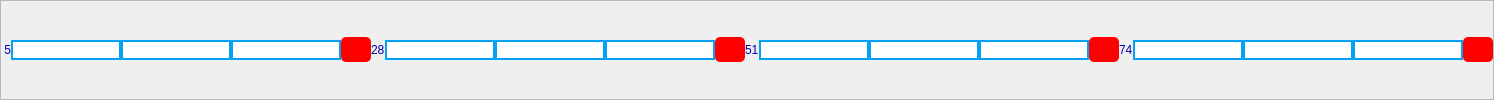
           <widget class="QFrame" name="frame_28">
            <property name="frameShape">
             <enum>QFrame::StyledPanel</enum>
            </property>
            <property name="frameShadow">
             <enum>QFrame::Raised</enum>
            </property>
            <layout class="QHBoxLayout" name="horizontalLayout_20">
             <property name="spacing">
              <number>0</number>
             </property>
             <property name="leftMargin">
              <number>0</number>
             </property>
             <property name="topMargin">
              <number>0</number>
             </property>
             <property name="rightMargin">
              <number>0</number>
             </property>
             <property name="bottomMargin">
              <number>0</number>
             </property>
             <item>
              <widget class="QLabel" name="label_71">
               <property name="styleSheet">
                <string notr="true">color:rgb(0, 0, 173); 
font: 75 8pt &quot;MS Shell Dlg 2&quot;;</string>
               </property>
               <property name="text">
                <string> 5</string>
               </property>
              </widget>
             </item>
             <item>
              <widget class="QLineEdit" name="lineEdit_211">
               <property name="styleSheet">
                <string notr="true">border: 2px solid  rgb(5, 161, 245); 
background-color: rgb(255, 255, 255);
</string>
               </property>
              </widget>
             </item>
             <item>
              <widget class="QLineEdit" name="lineEdit_212">
               <property name="styleSheet">
                <string notr="true">border: 2px solid  rgb(5, 161, 245); 
background-color: rgb(255, 255, 255);
</string>
               </property>
              </widget>
             </item>
             <item>
              <widget class="QLineEdit" name="lineEdit_213">
               <property name="styleSheet">
                <string notr="true">border: 2px solid  rgb(5, 161, 245); 
background-color: rgb(255, 255, 255);
</string>
               </property>
              </widget>
             </item>
             <item>
              <widget class="QPushButton" name="pushButton_141">
               <property name="minimumSize">
                <size>
                 <width>0</width>
                 <height>25</height>
                </size>
               </property>
               <property name="maximumSize">
                <size>
                 <width>30</width>
                 <height>16777215</height>
                </size>
               </property>
               <property name="styleSheet">
                <string notr="true">background-color: rgb(0, 0, 0);
background-color: rgb(255, 0, 0);
border-radius: 5px;</string>
               </property>
               <property name="text">
                <string/>
               </property>
              </widget>
             </item>
             <item>
              <widget class="QLabel" name="label_72">
               <property name="styleSheet">
                <string notr="true">color:rgb(0, 0, 173); 
font: 75 8pt &quot;MS Shell Dlg 2&quot;;</string>
               </property>
               <property name="text">
                <string>28</string>
               </property>
              </widget>
             </item>
             <item>
              <widget class="QLineEdit" name="lineEdit_214">
               <property name="styleSheet">
                <string notr="true">border: 2px solid  rgb(5, 161, 245); 
background-color: rgb(255, 255, 255);
</string>
               </property>
              </widget>
             </item>
             <item>
              <widget class="QLineEdit" name="lineEdit_215">
               <property name="styleSheet">
                <string notr="true">border: 2px solid  rgb(5, 161, 245); 
background-color: rgb(255, 255, 255);
</string>
               </property>
              </widget>
             </item>
             <item>
              <widget class="QLineEdit" name="lineEdit_216">
               <property name="styleSheet">
                <string notr="true">border: 2px solid  rgb(5, 161, 245); 
background-color: rgb(255, 255, 255);
</string>
               </property>
              </widget>
             </item>
             <item>
              <widget class="QPushButton" name="pushButton_142">
               <property name="minimumSize">
                <size>
                 <width>0</width>
                 <height>25</height>
                </size>
               </property>
               <property name="maximumSize">
                <size>
                 <width>30</width>
                 <height>16777215</height>
                </size>
               </property>
               <property name="styleSheet">
                <string notr="true">background-color: rgb(0, 0, 0);
background-color: rgb(255, 0, 0);
border-radius: 5px;</string>
               </property>
               <property name="text">
                <string/>
               </property>
              </widget>
             </item>
             <item>
              <widget class="QLabel" name="label_73">
               <property name="styleSheet">
                <string notr="true">color:rgb(0, 0, 173); 
font: 75 8pt &quot;MS Shell Dlg 2&quot;;</string>
               </property>
               <property name="text">
                <string>51</string>
               </property>
              </widget>
             </item>
             <item>
              <widget class="QLineEdit" name="lineEdit_217">
               <property name="styleSheet">
                <string notr="true">border: 2px solid  rgb(5, 161, 245); 
background-color: rgb(255, 255, 255);
</string>
               </property>
              </widget>
             </item>
             <item>
              <widget class="QLineEdit" name="lineEdit_218">
               <property name="styleSheet">
                <string notr="true">border: 2px solid  rgb(5, 161, 245); 
background-color: rgb(255, 255, 255);
</string>
               </property>
              </widget>
             </item>
             <item>
              <widget class="QLineEdit" name="lineEdit_219">
               <property name="styleSheet">
                <string notr="true">border: 2px solid  rgb(5, 161, 245); 
background-color: rgb(255, 255, 255);
</string>
               </property>
              </widget>
             </item>
             <item>
              <widget class="QPushButton" name="pushButton_143">
               <property name="minimumSize">
                <size>
                 <width>0</width>
                 <height>25</height>
                </size>
               </property>
               <property name="maximumSize">
                <size>
                 <width>30</width>
                 <height>16777215</height>
                </size>
               </property>
               <property name="styleSheet">
                <string notr="true">background-color: rgb(0, 0, 0);
background-color: rgb(255, 0, 0);
border-radius: 5px;</string>
               </property>
               <property name="text">
                <string/>
               </property>
              </widget>
             </item>
             <item>
              <widget class="QLabel" name="label_77">
               <property name="styleSheet">
                <string notr="true">color:rgb(0, 0, 173); 
font: 75 8pt &quot;MS Shell Dlg 2&quot;;</string>
               </property>
               <property name="text">
                <string>74</string>
               </property>
              </widget>
             </item>
             <item>
              <widget class="QLineEdit" name="lineEdit_30">
               <property name="styleSheet">
                <string notr="true">border: 2px solid  rgb(5, 161, 245); 
background-color: rgb(255, 255, 255);
</string>
               </property>
              </widget>
             </item>
             <item>
              <widget class="QLineEdit" name="lineEdit_29">
               <property name="styleSheet">
                <string notr="true">border: 2px solid  rgb(5, 161, 245); 
background-color: rgb(255, 255, 255);
</string>
               </property>
              </widget>
             </item>
             <item>
              <widget class="QLineEdit" name="lineEdit_229">
               <property name="styleSheet">
                <string notr="true">border: 2px solid  rgb(5, 161, 245); 
background-color: rgb(255, 255, 255);
</string>
               </property>
              </widget>
             </item>
             <item>
              <widget class="QPushButton" name="pushButton_79">
               <property name="minimumSize">
                <size>
                 <width>0</width>
                 <height>25</height>
                </size>
               </property>
               <property name="maximumSize">
                <size>
                 <width>30</width>
                 <height>16777215</height>
                </size>
               </property>
               <property name="styleSheet">
                <string notr="true">background-color: rgb(0, 0, 0);
background-color: rgb(255, 0, 0);
border-radius: 5px;</string>
               </property>
               <property name="text">
                <string/>
               </property>
              </widget>
             </item>
            </layout>
           </widget>
